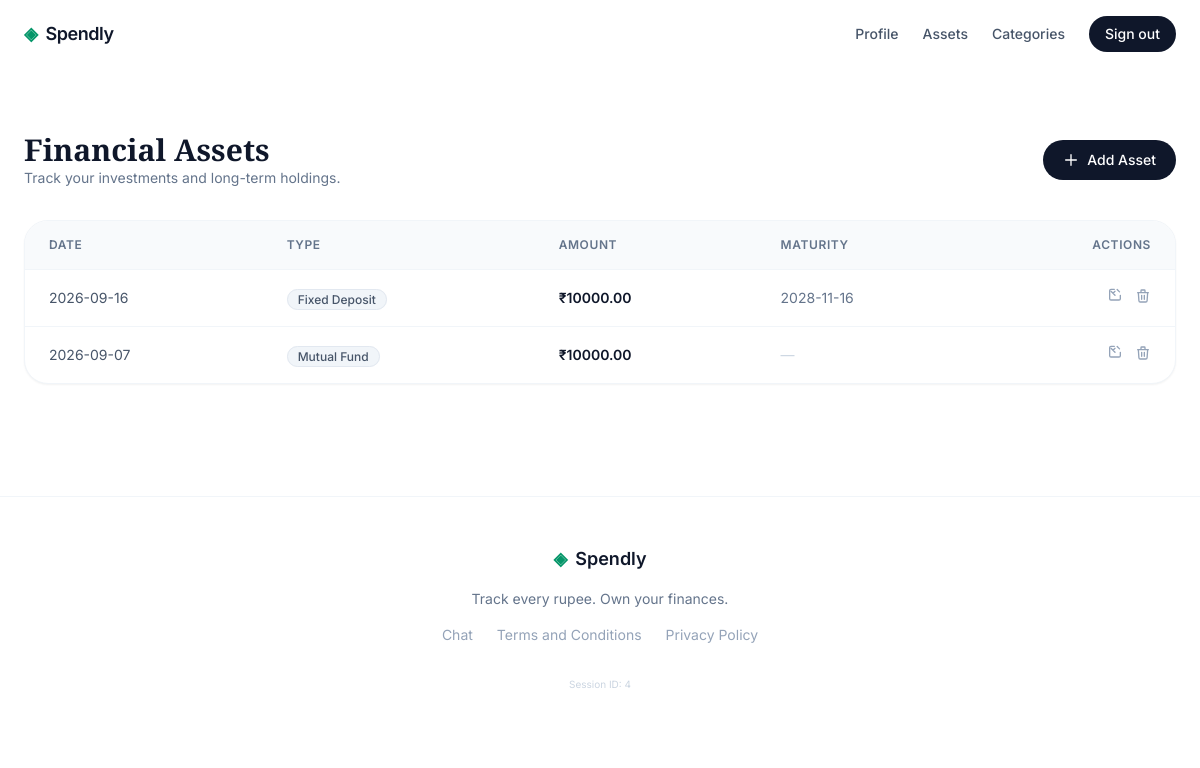
Page /assets (signed in) on the committed database.
### tables this page shows
CREATE TABLE assets (
                id INTEGER PRIMARY KEY AUTOINCREMENT,
                user_id INTEGER NOT NULL,
                type TEXT NOT NULL,
                amount REAL NOT NULL,
                date TEXT NOT NULL,
                maturity_date TEXT,
                interest_rate REAL,
                maturity_amount REAL,
                description TEXT,
                created_at TEXT DEFAULT (datetime('now')),
                FOREIGN KEY (user_id) REFERENCES users (id)
            );

### app.py (the view)
@app.route("/assets")
@login_required
def assets():
    user_id = session["user_id"]
    assets_list = get_assets(user_id)
    return render_template("assets.html", assets=assets_list)

### app.py (called while the page is built)
def login_required(f):
    @wraps(f)
    def decorated_function(*args, **kwargs):
        if "user_id" not in session:
            flash("Please sign in to access this page.", "error")
            return redirect(url_for("login"))
        return f(*args, **kwargs)
    return decorated_function

### database/db.py (called while the page is built)
def get_db():
    conn = sqlite3.connect(DATABASE)
    conn.row_factory = sqlite3.Row
    conn.execute("PRAGMA foreign_keys = ON;")
    return conn

def get_assets(user_id):
    with get_db() as db:
        return db.execute("SELECT * FROM assets WHERE user_id = ? ORDER BY date DESC", (user_id,)).fetchall()

### templates/assets.html (shortened to what this page needs)
{% extends "base.html" %}
{% block content %}
<div class="max-w-7xl mx-auto px-6 py-8">
    <div class="flex items-center justify-between mb-8">
        <div>
            <h1 class="text-3xl font-bold text-slate-900">Financial Assets</h1>
            <p class="text-slate-500 text-sm">Track your investments and long-term holdings.</p>
        </div>
        <a href="{{ url_for('add_asset_route') }}" class="bg-slate-900 text-white px-5 py-2.5 rounded-full text-sm font-medium hover:bg-slate-800 transition-all inline-flex items-center gap-2">
            <svg xmlns="http://www.w3.org/2000/svg" class="h-4 w-4" fill="none" viewBox="0 0 24 24" stroke="currentColor">
                <path stroke-linecap="round" stroke-linejoin="round" stroke-width="2" d="M12 4v16m8-8H4" />
            </svg>
            Add Asset
        </a>
    </div>
    {% if not assets %}
    <div class="text-center py-20 bg-slate-50 rounded-3xl border border-dashed border-slate-200">
        <div class="bg-white w-16 h-16 rounded-full flex items-center justify-center mx-auto mb-4 shadow-sm">
            <svg xmlns="http://www.w3.org/2000/svg" class="h-8 w-8 text-slate-400" fill="none" viewBox="0 0 24 24" stroke="currentColor">
                <path stroke-linecap="round" stroke-linejoin="round" stroke-width="2" d="M12 8c-1.657 0-3 .895-3 2s1.343 2 3 2 3 .895 3 2-1.343 2-3 2m0-8c1.11 0 2.08.402 2.599 1M12 8V7m0 1v8m0 0v1m0-1c-1.11 0-2.08-.402-2.599-1M21 12a9 9 0 11-18 0 9 9 0 0118 0z" />
            </svg>
        </div>
        <h3 class="text-lg font-medium text-slate-900">No assets found</h3>
        <p class="text-slate-500 text-sm mb-6">Start tracking your investments to see them here.</p>
        <a href="{{ url_for('add_asset_route') }}" class="text-emerald-600 font-semibold text-sm hover:text-emerald-700 transition-colors">Add your first asset &rarr;</a>
    </div>
    {% else %}
    <div class="bg-white rounded-3xl border border-slate-100 shadow-sm overflow-hidden">
        <table class="w-full text-left border-collapse">
            <thead>
                <tr class="bg-slate-50 border-b border-slate-100">
                    <th class="px-6 py-4 text-xs font-semibold text-slate-500 uppercase tracking-wider">Date</th>
                    <th class="px-6 py-4 text-xs font-semibold text-slate-500 uppercase tracking-wider">Type</th>
                    <th class="px-6 py-4 text-xs font-semibold text-slate-500 uppercase tracking-wider">Amount</th>
                    <th class="px-6 py-4 text-xs font-semibold text-slate-500 uppercase tracking-wider">Maturity</th>
                    <th class="px-6 py-4 text-xs font-semibold text-slate-500 uppercase tracking-wider text-right">Actions</th>
                </tr>
            </thead>
            <tbody class="divide-y divide-slate-100">
                {% for asset in assets %}
                <tr class="hover:bg-slate-50 transition-colors group">
                    <td class="px-6 py-4 text-sm text-slate-600">{{ asset.date }}</td>
                    <td class="px-6 py-4">
                        <span class="px-2.5 py-0.5 rounded-full text-xs font-medium bg-slate-100 text-slate-600 border border-slate-200">
                            {{ asset.type }}
                        </span>
                    </td>
                    <td class="px-6 py-4 text-sm font-semibold text-slate-900">₹{{ "%.2f"|format(asset.amount) }}</td>
                    <td class="px-6 py-4 text-sm text-slate-500">
                        {% if asset.type == 'Fixed Deposit' %}
                            {{ asset.maturity_date if asset.maturity_date else 'N/A' }}
                        {% else %}
                            <span class="text-slate-300">—</span>
                        {% endif %}
                    </td>
                    <td class="px-6 py-4 text-right">
                        <div class="flex justify-end gap-3">
                            <a href="{{ url_for('edit_asset', id=asset.id) }}" class="text-slate-400 hover:text-slate-600 transition-colors">
                            </a>
                            <form action="{{ url_for('delete_asset_route', id=asset.id) }}" method="POST" onsubmit="return confirm('Are you sure you want to delete this asset?');" class="inline">
                                <button type="submit" class="text-slate-400 hover:text-red-600 transition-colors">
                                    <svg xmlns="http://www.w3.org/2000/svg" class="h-4 w-4" fill="none" viewBox="0 0 24 24" stroke="currentColor">
                                        <path stroke-linecap="round" stroke-linejoin="round" stroke-width="2" d="M19 7l-.867 12.142A2 2 0 0116.138 21H7.862a2 2 0 01-1.995-1.858L5 7m5 4v6m4-6v6m1-10V4a1 1 0 00-1-1h-4a1 1 0 00-1 1v3M4 7h16" />
                                    </svg>
                                </button>
                            </form>
                        </div>
                    </td>
                </tr>
                {% endfor %}
            </tbody>
        </table>
    </div>
    {% endif %}
</div>
{% endblock %}

### templates/base.html (style rules this page uses)
body { font-family: 'Inter', sans-serif; }
h1, h2, .serif { font-family: 'Playfair Display', serif; }

### rows in the picture
assets: date "2026-09-16", type "Fixed Deposit", amount "10000.00", maturity_date "2028-11-16"
assets: date "2026-09-07", type "Mutual Fund", amount "10000.00"

### other values in the picture
{{ session.get('user_id', 'None') }} "4"
